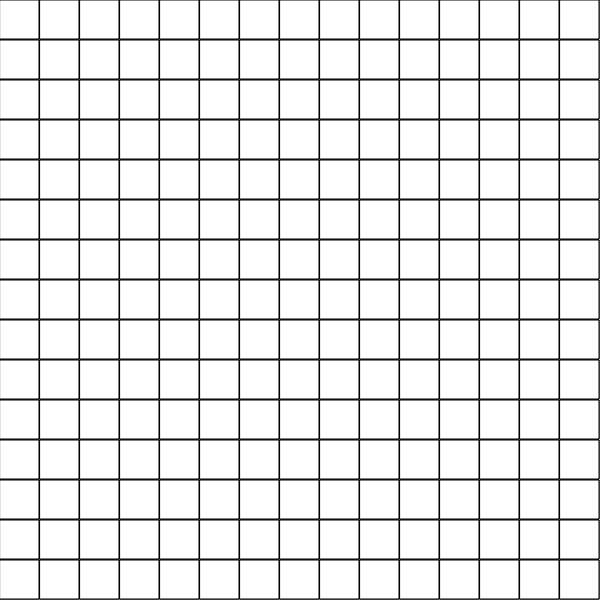
Frame 1 (no input)
Frame 60 (no input): identical to frame 1, image omitted
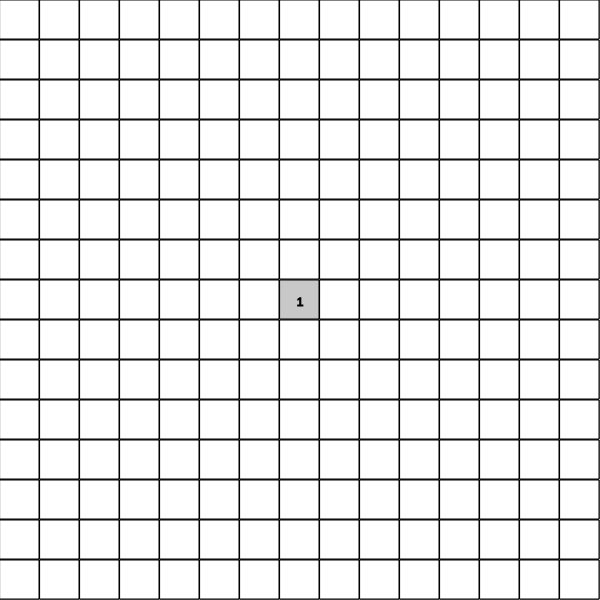
Frame 120 (the mouse pressed at the canvas centre since frame 60)

The p5.js sketch that drew these frames (run headless with seeded random() and noise() and a simulated clock; from frame 60 on, the mouse is pressed at the canvas centre):

// p5.js sketch
// ── sketch.js
function make2DArray(cols, rows) {
  let arr = new Array(cols);
  for (let i = 0; i < arr.length; i++) {
    arr[i] = new Array(rows);
  }
  return arr;
}

let grid;
let revealed;
let marked;

let width = 600;
let height = 600;
let cols;
let rows;
let resolution = 40;
let bombs = 30;

let endGame;
let gameOver;

function setup() {
  createCanvas(width, height);
  cols = width / resolution;
  rows = height / resolution;

  grid = make2DArray(cols, rows);
  for (let n = 0; n < bombs; n++) {
    let i = floor(random(cols));
    let j = floor(random(rows));
    if (grid[i][j] == -1) {
      n--;
    } else {
      grid[i][j] = -1;
    }
  }
  countNeighbors();

  revealed = make2DArray(rows, cols);
  for (let i = 0; i < cols; i++) {
    for (let j = 0; j < rows; j++) {
      revealed[i][j] = false;
    }
  }

  marked = make2DArray(rows, cols);
  for (let i = 0; i < cols; i++) {
    for (let j = 0; j < rows; j++) {
      marked[i][j] = false;
    }
  }
}

function draw() {
  background(200);

  for (let i = 0; i < cols; i++) {
    for (let j = 0; j < rows; j++) {
      if (revealed[i][j] || marked[i][j]) {
        if (!gameOver)
        endGame++;
      }
    }
  }
  if (endGame == rows * cols) {
    fill(255);
    rect(2, 2, width - 4, height - 4);
    fill(0, 255, 0);
    noStroke();
    textAlign(CENTER);
    textSize(80);
    text("You Win!", width / 2, height / 2);
    endGame = 0;
  } else {
    endGame = 0;
    textSize(12);

    for (let i = 0; i < cols; i++) {
      for (let j = 0; j < rows; j++) {
        let x = i * resolution;
        let y = j * resolution;

        stroke(0);
        noFill();
        rect(x, y, resolution - 1, resolution - 1);

        if (!revealed[i][j] && !marked[i][j]) {
          fill(255);
          rect(x, y, resolution - 1, resolution - 1);
        } else if (!revealed[i][j] && marked[i][j]) {
          fill(255, 0, 0);
          rect(x, y, resolution - 1, resolution - 1);
        } else if (grid[i][j] == -1) {
          fill(200, 0, 0);
          ellipse(x + (resolution / 2), y + (resolution / 2), resolution / 2);
        } else {
          if (grid[i][j] != 0) {
            fill(0);
            textAlign(CENTER);
            text(grid[i][j], x + (resolution / 2), y + (resolution / 2) + 6);
          }
        }
      }
    }
    if (gameOver) {
      fill(255, 0, 0);
      textAlign(CENTER);
      textSize(80);
      text("You Lose!", width / 2, height / 2);
    }
  }
}

function mousePressed() {
  let x = floor(mouseX / resolution);
  let y = floor(mouseY / resolution);
  if (mouseButton == RIGHT) {
    marked[x][y] = true;
  } else if (mouseButton == LEFT) {
    revealed[x][y] = true;
  }
  game(x, y);
}

function game(x, y) {
  if (grid[x][y] == -1 && !marked[x][y]) {
    for (let i = 0; i < cols; i++) {
      for (let j = 0; j < rows; j++) {
        revealed[i][j] = true;
      }
    }
    gameOver = true;
  }
  else if (grid[x][y] == 0) {
    floodFill(x, y);
  }
}

function floodFill(x, y) {
  for (let xoff = -1; xoff < 2; xoff++) {
    for (let yoff = -1; yoff < 2; yoff++) {
      let i = x + xoff;
      let j = y + yoff;
      if (i > -1 && i < cols && j > -1 && j < rows) {
        if (!revealed[i][j]) {
          revealed[i][j] = true;

          if (grid[i][j] == 0) {
            floodFill(i, j);
          }
        }
      }
    }
  }
}

function countNeighbors() {
  for (let x = 0; x < cols; x++) {
    for (let y = 0; y < rows; y++) {
      if (grid[x][y] != -1) {
        grid[x][y] = 0;
        for (let xoff = -1; xoff < 2; xoff++) {
          for (let yoff = -1; yoff < 2; yoff++) {
            let i = x + xoff;
            let j = y + yoff;
            if (i > -1 && i < cols && j > -1 && j < rows) {
              if (grid[i][j] == -1) {
                grid[x][y]++;
              }
            }
          }
        }
      }
    }
  }
}
